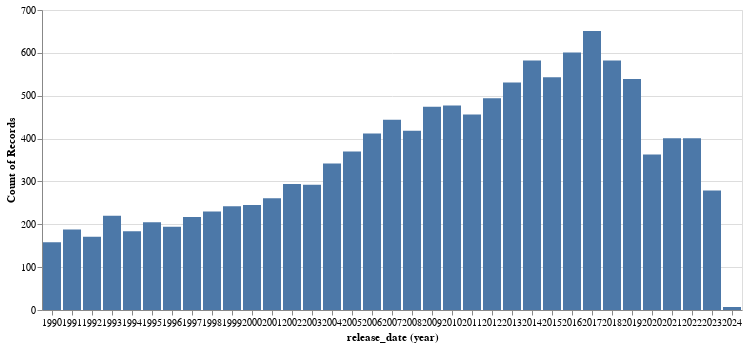

Notebook source saved alongside this figure:
### Code cell
alt.Chart(movies_df).mark_bar().encode(
    x='year(release_date):O',
    y='count()',
    tooltip='count()',
).interactive()

### Figure 1 — Vega specification as saved in the notebook (floating-point values rounded to 4 significant figures)
{"$schema": "https://vega.github.io/schema/vega/v5.json", "data": [{"name": "param_3_store"}, {"name": "source_0", "values": [{"__count": 7, "year_release_date": "2024-01-01T00:00:00.000"}, {"__count": 279, "year_release_date": "2023-01-01T00:00:00.000"}, {"__count": 401, "year_release_date": "2022-01-01T00:00:00.000"}, {"__count": 401, "year_release_date": "2021-01-01T00:00:00.000"}, {"__count": 363, "year_release_date": "2020-01-01T00:00:00.000"}, {"__count": 539, "year_release_date": "2019-01-01T00:00:00.000"}, {"__count": 582, "year_release_date": "2018-01-01T00:00:00.000"}, {"__count": 651, "year_release_date": "2017-01-01T00:00:00.000"}, {"__count": 601, "year_release_date": "2016-01-01T00:00:00.000"}, {"__count": 543, "year_release_date": "2015-01-01T00:00:00.000"}, {"__count": 582, "year_release_date": "2014-01-01T00:00:00.000"}, {"__count": 531, "year_release_date": "2013-01-01T00:00:00.000"}, {"__count": 494, "year_release_date": "2012-01-01T00:00:00.000"}, {"__count": 456, "year_release_date": "2011-01-01T00:00:00.000"}, {"__count": 477, "year_release_date": "2010-01-01T00:00:00.000"}, {"__count": 474, "year_release_date": "2009-01-01T00:00:00.000"}, {"__count": 418, "year_release_date": "2008-01-01T00:00:00.000"}, {"__count": 444, "year_release_date": "2007-01-01T00:00:00.000"}, {"__count": 412, "year_release_date": "2006-01-01T00:00:00.000"}, {"__count": 370, "year_release_date": "2005-01-01T00:00:00.000"}, {"__count": 342, "year_release_date": "2004-01-01T00:00:00.000"}, {"__count": 292, "year_release_date": "2003-01-01T00:00:00.000"}, {"__count": 294, "year_release_date": "2002-01-01T00:00:00.000"}, {"__count": 261, "year_release_date": "2001-01-01T00:00:00.000"}, {"__count": 245, "year_release_date": "2000-01-01T00:00:00.000"}, {"__count": 242, "year_release_date": "1999-01-01T00:00:00.000"}, {"__count": 230, "year_release_date": "1998-01-01T00:00:00.000"}, {"__count": 217, "year_release_date": "1997-01-01T00:00:00.000"}, {"__count": 194, "year_release_date": "1996-01-01T00:00:00.000"}, {"__count": 205, "year_release_date": "1995-01-01T00:00:00.000"}, {"__count": 184, "year_release_date": "1994-01-01T00:00:00.000"}, {"__count": 220, "year_release_date": "1993-01-01T00:00:00.000"}, {"__count": 171, "year_release_date": "1992-01-01T00:00:00.000"}, {"__count": 188, "year_release_date": "1991-01-01T00:00:00.000"}, {"__count": 158, "year_release_date": "1990-01-01T00:00:00.000"}], "transform": [{"type": "formula", "expr": "toDate(datum['year_release_date'])", "as": "year_release_date"}]}, {"name": "source_0_x_domain_year_release_date", "values": [{"year_release_date": "2024-01-01T00:00:00.000"}, {"year_release_date": "2023-01-01T00:00:00.000"}, {"year_release_date": "2022-01-01T00:00:00.000"}, {"year_release_date": "2021-01-01T00:00:00.000"}, {"year_release_date": "2020-01-01T00:00:00.000"}, {"year_release_date": "2019-01-01T00:00:00.000"}, {"year_release_date": "2018-01-01T00:00:00.000"}, {"year_release_date": "2017-01-01T00:00:00.000"}, {"year_release_date": "2016-01-01T00:00:00.000"}, {"year_release_date": "2015-01-01T00:00:00.000"}, {"year_release_date": "2014-01-01T00:00:00.000"}, {"year_release_date": "2013-01-01T00:00:00.000"}, {"year_release_date": "2012-01-01T00:00:00.000"}, {"year_release_date": "2011-01-01T00:00:00.000"}, {"year_release_date": "2010-01-01T00:00:00.000"}, {"year_release_date": "2009-01-01T00:00:00.000"}, {"year_release_date": "2008-01-01T00:00:00.000"}, {"year_release_date": "2007-01-01T00:00:00.000"}, {"year_release_date": "2006-01-01T00:00:00.000"}, {"year_release_date": "2005-01-01T00:00:00.000"}, {"year_release_date": "2004-01-01T00:00:00.000"}, {"year_release_date": "2003-01-01T00:00:00.000"}, {"year_release_date": "2002-01-01T00:00:00.000"}, {"year_release_date": "2001-01-01T00:00:00.000"}, {"year_release_date": "2000-01-01T00:00:00.000"}, {"year_release_date": "1999-01-01T00:00:00.000"}, {"year_release_date": "1998-01-01T00:00:00.000"}, {"year_release_date": "1997-01-01T00:00:00.000"}, {"year_release_date": "1996-01-01T00:00:00.000"}, {"year_release_date": "1995-01-01T00:00:00.000"}, {"year_release_date": "1994-01-01T00:00:00.000"}, {"year_release_date": "1993-01-01T00:00:00.000"}, {"year_release_date": "1992-01-01T00:00:00.000"}, {"year_release_date": "1991-01-01T00:00:00.000"}, {"year_release_date": "1990-01-01T00:00:00.000"}], "transform": [{"type": "formula", "expr": "toDate(datum['year_release_date'])", "as": "year_release_date"}]}, {"name": "source_0_y_domain___count", "values": [{"min": 7, "max": 651}]}], "signals": [{"name": "x_step", "value": 20}, {"name": "width", "update": "bandspace(domain('x').length, 0.1, 0.05) * x_step"}, {"name": "unit", "value": {}, "on": [{"events": "pointermove", "update": "isTuple(group()) ? group() : unit"}]}, {"name": "param_3", "update": "vlSelectionResolve(\"param_3_store\", \"union\")"}, {"name": "param_3_year_release_date", "on": [{"events": [{"source": "view", "type": "dblclick"}], "update": "null"}, {"events": {"signal": "param_3_translate_delta"}, "update": "panLinear(param_3_translate_anchor.extent_x, -param_3_translate_delta.x / width)"}, {"events": {"signal": "param_3_zoom_delta"}, "update": "zoomLinear(domain(\"x\"), param_3_zoom_anchor.x, param_3_zoom_delta)"}]}, {"name": "param_3_tuple", "on": [{"events": [{"signal": "param_3_year_release_date"}], "update": "param_3_year_release_date ? {unit: \"\", fields: param_3_tuple_fields, values: [param_3_year_release_date]} : null"}]}, {"name": "param_3_tuple_fields", "value": [{"field": "year_release_date", "channel": "x", "type": "E"}]}, {"name": "param_3_translate_anchor", "value": {}, "on": [{"events": [{"source": "scope", "type": "pointerdown"}], "update": "{x: x(unit), y: y(unit), extent_x: domain(\"x\")}"}]}, {"name": "param_3_translate_delta", "value": {}, "on": [{"events": [{"source": "window", "between": [{"source": "scope", "type": "pointerdown"}, {"source": "window", "type": "pointerup"}], "type": "pointermove", "consume": true}], "update": "{x: param_3_translate_anchor.x - x(unit), y: param_3_translate_anchor.y - y(unit)}"}]}, {"name": "param_3_zoom_anchor", "on": [{"events": [{"source": "scope", "consume": true, "type": "wheel"}], "update": "{x: invert(\"x\", x(unit)), y: invert(\"y\", y(unit))}"}]}, {"name": "param_3_zoom_delta", "on": [{"events": [{"source": "scope", "consume": true, "type": "wheel"}], "update": "pow(1.001, event.deltaY * pow(16, event.deltaMode))", "force": true}]}, {"name": "param_3_modify", "on": [{"events": {"signal": "param_3_tuple"}, "update": "modify(\"param_3_store\", param_3_tuple, true)"}]}], "marks": [{"type": "rect", "name": "marks", "from": {"data": "source_0"}, "encode": {"update": {"width": {"signal": "max(0.25, bandwidth('x'))"}, "fill": {"value": "#4c78a8"}, "x": {"field": "year_release_date", "scale": "x"}, "description": {"signal": "\"release_date (year): \" + (timeFormat(datum[\"year_release_date\"], timeUnitSpecifier([\"year\"], {\"year-month\":\"%b %Y \",\"year-month-date\":\"%b %d, %Y \"}))) + \"; Count of Records: \" + (format(datum[\"__count\"], \"\"))"}, "y": {"field": "__count", "scale": "y"}, "tooltip": {"signal": "format(datum[\"__count\"], \"\")"}, "ariaRoleDescription": {"value": "bar"}, "y2": {"value": 0, "scale": "y"}}}, "style": ["bar"], "interactive": true}], "scales": [{"name": "x", "type": "band", "domain": {"data": "source_0_x_domain_year_release_date", "field": "year_release_date", "sort": true}, "range": {"step": {"signal": "x_step"}}, "paddingInner": 0.1, "paddingOuter": 0.05}, {"name": "y", "type": "linear", "domain": [{"signal": "(data(\"source_0_y_domain___count\")[0] || {}).min"}, {"signal": "(data(\"source_0_y_domain___count\")[0] || {}).max"}], "range": [{"signal": "height"}, 0], "zero": true, "nice": true}], "axes": [{"scale": "y", "zindex": 0, "grid": true, "maxExtent": 0, "orient": "left", "domain": false, "labels": false, "aria": false, "gridScale": "x", "tickCount": {"signal": "ceil(height/40)"}, "minExtent": 0, "ticks": false}, {"scale": "x", "formatType": "time", "zindex": 0, "title": "release_date (year)", "orient": "bottom", "grid": false, "format": {"signal": "timeUnitSpecifier([\"year\"], {\"year-month\":\"%b %Y \",\"year-month-date\":\"%b %d, %Y \"})"}, "labelOverlap": true, "tickMinStep": {"signal": "datetime(2002, 0, 1, 0, 0, 0, 0) - datetime(2001, 0, 1, 0, 0, 0, 0)"}}, {"scale": "y", "labelOverlap": true, "tickCount": {"signal": "ceil(height/40)"}, "zindex": 0, "title": "Count of Records", "orient": "left", "grid": false}], "background": "white", "padding": 5, "style": "cell", "height": 300}
